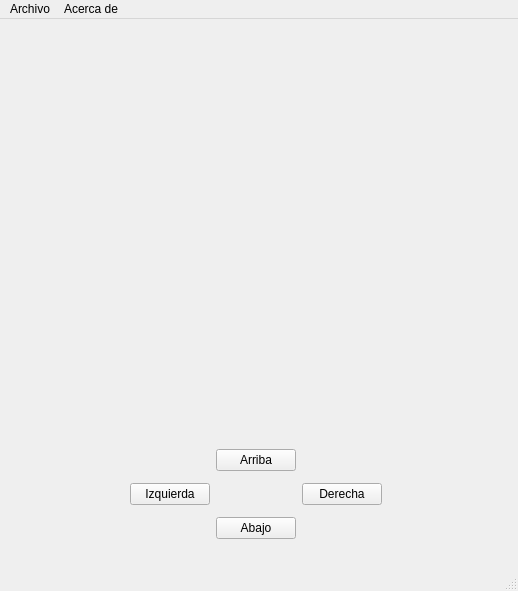
<?xml version="1.0" encoding="UTF-8"?>
<ui version="4.0">
 <class>Juego</class>
 <widget class="QMainWindow" name="Juego">
  <property name="geometry">
   <rect>
    <x>0</x>
    <y>0</y>
    <width>518</width>
    <height>591</height>
   </rect>
  </property>
  <property name="windowTitle">
   <string>Juego</string>
  </property>
  <property name="windowIcon">
   <iconset resource="Recursos.qrc">
    <normaloff>:/Recursos/boton-circular.png</normaloff>:/Recursos/boton-circular.png</iconset>
  </property>
  <widget class="QWidget" name="centralwidget">
   <widget class="QWidget" name="widget" native="true">
    <property name="geometry">
     <rect>
      <x>9</x>
      <y>415</y>
      <width>494</width>
      <height>123</height>
     </rect>
    </property>
    <property name="maximumSize">
     <size>
      <width>16777215</width>
      <height>16777215</height>
     </size>
    </property>
    <layout class="QHBoxLayout" name="horizontalLayout">
     <item>
      <spacer name="horizontalSpacer">
       <property name="orientation">
        <enum>Qt::Horizontal</enum>
       </property>
       <property name="sizeHint" stdset="0">
        <size>
         <width>97</width>
         <height>20</height>
        </size>
       </property>
      </spacer>
     </item>
     <item>
      <widget class="QWidget" name="widget_2" native="true">
       <layout class="QGridLayout" name="gridLayout">
        <item row="2" column="2">
         <widget class="QPushButton" name="btnDerecha">
          <property name="text">
           <string>Derecha</string>
          </property>
         </widget>
        </item>
        <item row="1" column="1">
         <widget class="QPushButton" name="btnArriba">
          <property name="text">
           <string>Arriba</string>
          </property>
         </widget>
        </item>
        <item row="3" column="1">
         <widget class="QPushButton" name="btnAbajo">
          <property name="text">
           <string>Abajo</string>
          </property>
         </widget>
        </item>
        <item row="2" column="0">
         <widget class="QPushButton" name="btnIzqueirda">
          <property name="text">
           <string>Izquierda</string>
          </property>
         </widget>
        </item>
       </layout>
      </widget>
     </item>
     <item>
      <spacer name="horizontalSpacer_2">
       <property name="orientation">
        <enum>Qt::Horizontal</enum>
       </property>
       <property name="sizeHint" stdset="0">
        <size>
         <width>97</width>
         <height>20</height>
        </size>
       </property>
      </spacer>
     </item>
    </layout>
   </widget>
  </widget>
  <widget class="QMenuBar" name="menubar">
   <property name="geometry">
    <rect>
     <x>0</x>
     <y>0</y>
     <width>518</width>
     <height>22</height>
    </rect>
   </property>
   <widget class="QMenu" name="menuArchivo">
    <property name="title">
     <string>Archivo</string>
    </property>
    <addaction name="actionConfigraci0n"/>
    <addaction name="separator"/>
    <addaction name="actionSalir"/>
   </widget>
   <widget class="QMenu" name="menuAcerca_de">
    <property name="title">
     <string>Acerca de</string>
    </property>
    <addaction name="actionAplicacion"/>
   </widget>
   <addaction name="menuArchivo"/>
   <addaction name="menuAcerca_de"/>
  </widget>
  <widget class="QStatusBar" name="statusbar"/>
  <action name="actionConfigraci0n">
   <property name="icon">
    <iconset resource="Recursos.qrc">
     <normaloff>:/Recursos/engranaje.png</normaloff>:/Recursos/engranaje.png</iconset>
   </property>
   <property name="text">
    <string>Configuración</string>
   </property>
   <property name="iconText">
    <string>Configuración</string>
   </property>
  </action>
  <action name="actionSalir">
   <property name="icon">
    <iconset resource="Recursos.qrc">
     <normaloff>:/Recursos/salida.png</normaloff>:/Recursos/salida.png</iconset>
   </property>
   <property name="text">
    <string>Salir</string>
   </property>
  </action>
  <action name="actionAplicacion">
   <property name="text">
    <string>Aplicacion</string>
   </property>
  </action>
 </widget>
 <resources>
  <include location="Recursos.qrc"/>
 </resources>
 <connections/>
</ui>
